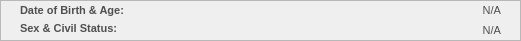
     <widget class="QFrame" name="basePopUpBodyFrame_12">
      <property name="geometry">
       <rect>
        <x>20</x>
        <y>150</y>
        <width>521</width>
        <height>41</height>
       </rect>
      </property>
      <property name="styleSheet">
       <string notr="true">#basePopUpBodyFrame_12 {
	background-color: rgb(247, 247, 247);
	border: 1px solid rgb(194, 194, 194);
	border-radius: 10px;
}</string>
      </property>
      <property name="frameShape">
       <enum>QFrame::Shape::StyledPanel</enum>
      </property>
      <property name="frameShadow">
       <enum>QFrame::Shadow::Raised</enum>
      </property>
      <widget class="QLabel" name="cp_displayAge">
       <property name="geometry">
        <rect>
         <x>150</x>
         <y>0</y>
         <width>351</width>
         <height>21</height>
        </rect>
       </property>
       <property name="font">
        <font>
         <family>Arial</family>
         <pointsize>8</pointsize>
        </font>
       </property>
       <property name="styleSheet">
        <string notr="true">#cp_displayAge{
	background-color:transparent;
	color:#4f4f4f;
}</string>
       </property>
       <property name="text">
        <string>N/A</string>
       </property>
       <property name="alignment">
        <set>Qt::AlignmentFlag::AlignRight|Qt::AlignmentFlag::AlignTrailing|Qt::AlignmentFlag::AlignVCenter</set>
       </property>
      </widget>
      <widget class="QLabel" name="cp_labelDOB">
       <property name="geometry">
        <rect>
         <x>20</x>
         <y>0</y>
         <width>141</width>
         <height>21</height>
        </rect>
       </property>
       <property name="font">
        <font>
         <family>Arial</family>
         <pointsize>8</pointsize>
         <bold>true</bold>
        </font>
       </property>
       <property name="styleSheet">
        <string notr="true">#cp_labelDOB{
	background-color:transparent;
	color:#4f4f4f;
}</string>
       </property>
       <property name="text">
        <string>Date of Birth &amp; Age:</string>
       </property>
       <property name="alignment">
        <set>Qt::AlignmentFlag::AlignLeading|Qt::AlignmentFlag::AlignLeft|Qt::AlignmentFlag::AlignVCenter</set>
       </property>
      </widget>
      <widget class="QLabel" name="cp_displayCivilStatus">
       <property name="geometry">
        <rect>
         <x>350</x>
         <y>20</y>
         <width>151</width>
         <height>20</height>
        </rect>
       </property>
       <property name="font">
        <font>
         <family>Arial</family>
         <pointsize>8</pointsize>
        </font>
       </property>
       <property name="styleSheet">
        <string notr="true">#cp_displayCivilStatus{
	background-color:transparent;
	color:#4f4f4f;
}</string>
       </property>
       <property name="text">
        <string>N/A</string>
       </property>
       <property name="alignment">
        <set>Qt::AlignmentFlag::AlignRight|Qt::AlignmentFlag::AlignTrailing|Qt::AlignmentFlag::AlignVCenter</set>
       </property>
      </widget>
      <widget class="QLabel" name="cp_labelSex">
       <property name="geometry">
        <rect>
         <x>20</x>
         <y>20</y>
         <width>141</width>
         <height>16</height>
        </rect>
       </property>
       <property name="font">
        <font>
         <family>Arial</family>
         <pointsize>8</pointsize>
         <bold>true</bold>
        </font>
       </property>
       <property name="styleSheet">
        <string notr="true">#cp_labelSex{
	background-color:transparent;
	color:#4f4f4f;
}</string>
       </property>
       <property name="text">
        <string>Sex &amp; Civil Status:</string>
       </property>
       <property name="alignment">
        <set>Qt::AlignmentFlag::AlignLeading|Qt::AlignmentFlag::AlignLeft|Qt::AlignmentFlag::AlignVCenter</set>
       </property>
      </widget>
     </widget>
